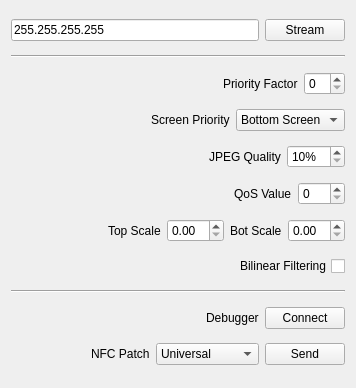
<?xml version="1.0" encoding="UTF-8"?>
<ui version="4.0">
 <class>MainWindow</class>
 <widget class="QMainWindow" name="MainWindow">
  <property name="geometry">
   <rect>
    <x>0</x>
    <y>0</y>
    <width>356</width>
    <height>388</height>
   </rect>
  </property>
  <property name="windowTitle">
   <string>ntrgl</string>
  </property>
  <widget class="QWidget" name="centralWidget">
   <layout class="QVBoxLayout" name="verticalLayout">
    <item>
     <layout class="QHBoxLayout" name="horizontalLayout_2">
      <item>
       <widget class="QLineEdit" name="dsIP">
        <property name="text">
         <string>255.255.255.255</string>
        </property>
       </widget>
      </item>
      <item>
       <widget class="QPushButton" name="streamButton">
        <property name="text">
         <string>Stream</string>
        </property>
       </widget>
      </item>
     </layout>
    </item>
    <item>
     <widget class="Line" name="line_1">
      <property name="orientation">
       <enum>Qt::Horizontal</enum>
      </property>
     </widget>
    </item>
    <item>
     <layout class="QHBoxLayout" name="horizontalLayout_3">
      <item>
       <spacer name="horizontalSpacer_2">
        <property name="orientation">
         <enum>Qt::Horizontal</enum>
        </property>
        <property name="sizeHint" stdset="0">
         <size>
          <width>40</width>
          <height>20</height>
         </size>
        </property>
       </spacer>
      </item>
      <item>
       <widget class="QLabel" name="l_priFact">
        <property name="text">
         <string>Priority Factor</string>
        </property>
       </widget>
      </item>
      <item>
       <widget class="QSpinBox" name="priFact">
        <property name="suffix">
         <string/>
        </property>
        <property name="maximum">
         <number>30</number>
        </property>
       </widget>
      </item>
     </layout>
    </item>
    <item>
     <layout class="QHBoxLayout" name="horizontalLayout_4">
      <item>
       <spacer name="horizontalSpacer">
        <property name="orientation">
         <enum>Qt::Horizontal</enum>
        </property>
        <property name="sizeHint" stdset="0">
         <size>
          <width>40</width>
          <height>20</height>
         </size>
        </property>
       </spacer>
      </item>
      <item>
       <widget class="QLabel" name="l_priMode">
        <property name="text">
         <string>Screen Priority</string>
        </property>
       </widget>
      </item>
      <item>
       <widget class="QComboBox" name="priMode">
        <item>
         <property name="text">
          <string>Bottom Screen</string>
         </property>
        </item>
        <item>
         <property name="text">
          <string>Top Screen</string>
         </property>
        </item>
       </widget>
      </item>
     </layout>
    </item>
    <item>
     <layout class="QHBoxLayout" name="horizontalLayout_5">
      <item>
       <spacer name="horizontalSpacer_4">
        <property name="orientation">
         <enum>Qt::Horizontal</enum>
        </property>
        <property name="sizeHint" stdset="0">
         <size>
          <width>40</width>
          <height>20</height>
         </size>
        </property>
       </spacer>
      </item>
      <item>
       <widget class="QLabel" name="l_jpeg">
        <property name="text">
         <string>JPEG Quality</string>
        </property>
       </widget>
      </item>
      <item>
       <widget class="QSpinBox" name="jpegQuality">
        <property name="suffix">
         <string>%</string>
        </property>
        <property name="minimum">
         <number>10</number>
        </property>
        <property name="maximum">
         <number>100</number>
        </property>
       </widget>
      </item>
     </layout>
    </item>
    <item>
     <layout class="QHBoxLayout" name="horizontalLayout_6">
      <item>
       <spacer name="horizontalSpacer_5">
        <property name="orientation">
         <enum>Qt::Horizontal</enum>
        </property>
        <property name="sizeHint" stdset="0">
         <size>
          <width>40</width>
          <height>20</height>
         </size>
        </property>
       </spacer>
      </item>
      <item>
       <widget class="QLabel" name="l_qos">
        <property name="text">
         <string>QoS Value</string>
        </property>
       </widget>
      </item>
      <item>
       <widget class="QSpinBox" name="qosValue">
        <property name="maximum">
         <number>105</number>
        </property>
       </widget>
      </item>
     </layout>
    </item>
    <item>
     <layout class="QHBoxLayout" name="horizontalLayout_7">
      <item>
       <spacer name="horizontalSpacer_6">
        <property name="orientation">
         <enum>Qt::Horizontal</enum>
        </property>
        <property name="sizeHint" stdset="0">
         <size>
          <width>40</width>
          <height>20</height>
         </size>
        </property>
       </spacer>
      </item>
      <item>
       <widget class="QLabel" name="l_tScale">
        <property name="text">
         <string>Top Scale</string>
        </property>
       </widget>
      </item>
      <item>
       <widget class="QDoubleSpinBox" name="tScale">
        <property name="singleStep">
         <double>0.100000000000000</double>
        </property>
       </widget>
      </item>
      <item>
       <widget class="QLabel" name="l_bScale">
        <property name="text">
         <string>Bot Scale</string>
        </property>
       </widget>
      </item>
      <item>
       <widget class="QDoubleSpinBox" name="bScale">
        <property name="singleStep">
         <double>0.100000000000000</double>
        </property>
       </widget>
      </item>
     </layout>
    </item>
    <item>
     <layout class="QHBoxLayout" name="horizontalLayout_8">
      <item>
       <spacer name="horizontalSpacer_7">
        <property name="orientation">
         <enum>Qt::Horizontal</enum>
        </property>
        <property name="sizeHint" stdset="0">
         <size>
          <width>40</width>
          <height>20</height>
         </size>
        </property>
       </spacer>
      </item>
      <item>
       <widget class="QCheckBox" name="smooth">
        <property name="layoutDirection">
         <enum>Qt::RightToLeft</enum>
        </property>
        <property name="text">
         <string>Bilinear Filtering</string>
        </property>
       </widget>
      </item>
     </layout>
    </item>
    <item>
     <widget class="Line" name="line_2">
      <property name="orientation">
       <enum>Qt::Horizontal</enum>
      </property>
     </widget>
    </item>
    <item>
     <layout class="QHBoxLayout" name="horizontalLayout_9">
      <item>
       <spacer name="horizontalSpacer_8">
        <property name="orientation">
         <enum>Qt::Horizontal</enum>
        </property>
        <property name="sizeHint" stdset="0">
         <size>
          <width>40</width>
          <height>20</height>
         </size>
        </property>
       </spacer>
      </item>
      <item>
       <widget class="QLabel" name="label">
        <property name="text">
         <string>Debugger</string>
        </property>
       </widget>
      </item>
      <item>
       <widget class="QPushButton" name="connectButton">
        <property name="text">
         <string>Connect</string>
        </property>
       </widget>
      </item>
     </layout>
    </item>
    <item>
     <layout class="QHBoxLayout" name="horizontalLayout">
      <item>
       <spacer name="horizontalSpacer_3">
        <property name="orientation">
         <enum>Qt::Horizontal</enum>
        </property>
        <property name="sizeHint" stdset="0">
         <size>
          <width>40</width>
          <height>20</height>
         </size>
        </property>
       </spacer>
      </item>
      <item>
       <widget class="QLabel" name="l_nfc">
        <property name="text">
         <string>NFC Patch</string>
        </property>
       </widget>
      </item>
      <item>
       <widget class="QComboBox" name="nfcPatchType">
        <item>
         <property name="text">
          <string>Universal</string>
         </property>
        </item>
        <item>
         <property name="text">
          <string>Pokemon SM</string>
         </property>
        </item>
       </widget>
      </item>
      <item>
       <widget class="QPushButton" name="sendNfcPatch">
        <property name="text">
         <string>Send</string>
        </property>
       </widget>
      </item>
     </layout>
    </item>
   </layout>
  </widget>
 </widget>
 <layoutdefault spacing="6" margin="11"/>
 <resources/>
 <connections/>
</ui>
